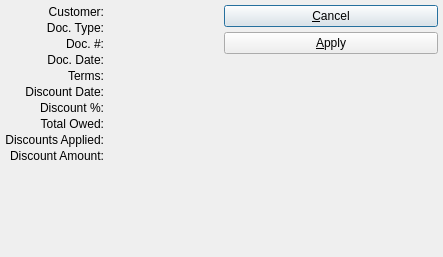
<?xml version="1.0" encoding="UTF-8"?>
<ui version="4.0">
 <comment>This file is part of the xTuple ERP: PostBooks Edition, a free and
open source Enterprise Resource Planning software suite,
Copyright (c) 1999-2010 by OpenMFG LLC, d/b/a xTuple.
It is licensed to you under the Common Public Attribution License
version 1.0, the full text of which (including xTuple-specific Exhibits)
is available at www.xtuple.com/CPAL.  By using this software, you agree
to be bound by its terms.</comment>
 <class>applyARDiscount</class>
 <widget class="QDialog" name="applyARDiscount">
  <property name="geometry">
   <rect>
    <x>0</x>
    <y>0</y>
    <width>443</width>
    <height>257</height>
   </rect>
  </property>
  <property name="windowTitle">
   <string>Apply A/R Discount</string>
  </property>
  <layout class="QHBoxLayout">
   <item>
    <layout class="QGridLayout">
     <property name="spacing">
      <number>2</number>
     </property>
     <item row="0" column="0">
      <widget class="QLabel" name="_custLit">
       <property name="text">
        <string>Customer:</string>
       </property>
       <property name="alignment">
        <set>Qt::AlignRight|Qt::AlignTrailing|Qt::AlignVCenter</set>
       </property>
       <property name="buddy">
        <cstring>_cust</cstring>
       </property>
      </widget>
     </item>
     <item row="0" column="1">
      <widget class="QLabel" name="_cust">
       <property name="text">
        <string/>
       </property>
      </widget>
     </item>
     <item row="2" column="0">
      <widget class="QLabel" name="_doctypeLit">
       <property name="text">
        <string>Doc. Type:</string>
       </property>
       <property name="alignment">
        <set>Qt::AlignRight|Qt::AlignTrailing|Qt::AlignVCenter</set>
       </property>
       <property name="buddy">
        <cstring>_doctype</cstring>
       </property>
      </widget>
     </item>
     <item row="2" column="1">
      <widget class="QLabel" name="_doctype">
       <property name="text">
        <string/>
       </property>
      </widget>
     </item>
     <item row="3" column="0">
      <widget class="QLabel" name="_docnumLit">
       <property name="text">
        <string>Doc. #:</string>
       </property>
       <property name="alignment">
        <set>Qt::AlignRight|Qt::AlignTrailing|Qt::AlignVCenter</set>
       </property>
      </widget>
     </item>
     <item row="3" column="1">
      <widget class="QLabel" name="_docnum">
       <property name="text">
        <string/>
       </property>
      </widget>
     </item>
     <item row="4" column="0">
      <widget class="QLabel" name="_docdateLit">
       <property name="text">
        <string>Doc. Date:</string>
       </property>
       <property name="alignment">
        <set>Qt::AlignRight|Qt::AlignTrailing|Qt::AlignVCenter</set>
       </property>
       <property name="buddy">
        <cstring>_docdate</cstring>
       </property>
      </widget>
     </item>
     <item row="4" column="1" colspan="2">
      <widget class="DLineEdit" name="_docdate">
       <property name="enabled">
        <bool>false</bool>
       </property>
      </widget>
     </item>
     <item row="6" column="0">
      <widget class="QLabel" name="_termsLit">
       <property name="text">
        <string>Terms:</string>
       </property>
       <property name="alignment">
        <set>Qt::AlignRight|Qt::AlignTrailing|Qt::AlignVCenter</set>
       </property>
      </widget>
     </item>
     <item row="6" column="1" colspan="2">
      <widget class="QLabel" name="_terms">
       <property name="text">
        <string/>
       </property>
      </widget>
     </item>
     <item row="7" column="0">
      <widget class="QLabel" name="_discdateLit">
       <property name="text">
        <string>Discount Date:</string>
       </property>
       <property name="alignment">
        <set>Qt::AlignRight|Qt::AlignTrailing|Qt::AlignVCenter</set>
       </property>
       <property name="buddy">
        <cstring>_discdate</cstring>
       </property>
      </widget>
     </item>
     <item row="8" column="0">
      <widget class="QLabel" name="_discprcntLit">
       <property name="text">
        <string>Discount %:</string>
       </property>
       <property name="alignment">
        <set>Qt::AlignRight|Qt::AlignTrailing|Qt::AlignVCenter</set>
       </property>
      </widget>
     </item>
     <item row="8" column="1">
      <widget class="XLabel" name="_discprcnt">
       <property name="text">
        <string/>
       </property>
      </widget>
     </item>
     <item row="7" column="1" colspan="2">
      <widget class="DLineEdit" name="_discdate">
       <property name="enabled">
        <bool>false</bool>
       </property>
      </widget>
     </item>
     <item row="10" column="0">
      <widget class="QLabel" name="_owedLit">
       <property name="text">
        <string>Total Owed:</string>
       </property>
       <property name="alignment">
        <set>Qt::AlignRight|Qt::AlignTrailing|Qt::AlignVCenter</set>
       </property>
      </widget>
     </item>
     <item row="10" column="1">
      <widget class="CurrDisplay" name="_owed"/>
     </item>
     <item row="11" column="0">
      <widget class="QLabel" name="_applieddiscountsLit">
       <property name="text">
        <string>Discounts Applied:</string>
       </property>
       <property name="alignment">
        <set>Qt::AlignRight|Qt::AlignTrailing|Qt::AlignVCenter</set>
       </property>
      </widget>
     </item>
     <item row="11" column="1">
      <widget class="CurrDisplay" name="_applieddiscounts"/>
     </item>
     <item row="12" column="0">
      <widget class="QLabel" name="_targetAmountLit">
       <property name="text">
        <string>Discount Amount:</string>
       </property>
       <property name="alignment">
        <set>Qt::AlignRight|Qt::AlignTrailing|Qt::AlignVCenter</set>
       </property>
       <property name="buddy">
        <cstring>_amount</cstring>
       </property>
      </widget>
     </item>
     <item row="12" column="1">
      <widget class="CurrCluster" name="_amount">
       <property name="currencyEditable" stdset="0">
        <bool>false</bool>
       </property>
      </widget>
     </item>
     <item row="13" column="0">
      <spacer>
       <property name="orientation">
        <enum>Qt::Vertical</enum>
       </property>
       <property name="sizeHint" stdset="0">
        <size>
         <width>20</width>
         <height>0</height>
        </size>
       </property>
      </spacer>
     </item>
    </layout>
   </item>
   <item>
    <layout class="QVBoxLayout">
     <property name="spacing">
      <number>0</number>
     </property>
     <item>
      <layout class="QVBoxLayout">
       <item>
        <widget class="QPushButton" name="_cancel">
         <property name="text">
          <string>&amp;Cancel</string>
         </property>
        </widget>
       </item>
       <item>
        <widget class="QPushButton" name="_apply">
         <property name="text">
          <string>&amp;Apply</string>
         </property>
        </widget>
       </item>
      </layout>
     </item>
     <item>
      <spacer>
       <property name="orientation">
        <enum>Qt::Vertical</enum>
       </property>
       <property name="sizeType">
        <enum>QSizePolicy::Expanding</enum>
       </property>
       <property name="sizeHint" stdset="0">
        <size>
         <width>20</width>
         <height>0</height>
        </size>
       </property>
      </spacer>
     </item>
    </layout>
   </item>
  </layout>
 </widget>
 <layoutdefault spacing="5" margin="5"/>
 <pixmapfunction>qPixmapFromMimeSource</pixmapfunction>
 <customwidgets>
  <customwidget>
   <class>CurrCluster</class>
   <extends>CurrDisplay</extends>
   <header>currcluster.h</header>
  </customwidget>
  <customwidget>
   <class>CurrDisplay</class>
   <extends>QWidget</extends>
   <header>currcluster.h</header>
  </customwidget>
  <customwidget>
   <class>DLineEdit</class>
   <extends>QWidget</extends>
   <header>datecluster.h</header>
   <container>1</container>
  </customwidget>
  <customwidget>
   <class>XLabel</class>
   <extends>QLabel</extends>
   <header>xlabel.h</header>
  </customwidget>
 </customwidgets>
 <tabstops>
  <tabstop>_amount</tabstop>
  <tabstop>_apply</tabstop>
  <tabstop>_cancel</tabstop>
 </tabstops>
 <includes>
  <include location="global">parameter.h</include>
 </includes>
 <resources/>
 <connections>
  <connection>
   <sender>_cancel</sender>
   <signal>clicked()</signal>
   <receiver>applyARDiscount</receiver>
   <slot>reject()</slot>
   <hints>
    <hint type="sourcelabel">
     <x>421</x>
     <y>33</y>
    </hint>
    <hint type="destinationlabel">
     <x>20</x>
     <y>20</y>
    </hint>
   </hints>
  </connection>
  <connection>
   <sender>_amount</sender>
   <signal>idChanged(int)</signal>
   <receiver>_owed</receiver>
   <slot>setId(int)</slot>
   <hints>
    <hint type="sourcelabel">
     <x>170</x>
     <y>329</y>
    </hint>
    <hint type="destinationlabel">
     <x>170</x>
     <y>273</y>
    </hint>
   </hints>
  </connection>
  <connection>
   <sender>_amount</sender>
   <signal>effectiveChanged(QDate)</signal>
   <receiver>_owed</receiver>
   <slot>setEffective(QDate)</slot>
   <hints>
    <hint type="sourcelabel">
     <x>170</x>
     <y>329</y>
    </hint>
    <hint type="destinationlabel">
     <x>170</x>
     <y>273</y>
    </hint>
   </hints>
  </connection>
  <connection>
   <sender>_amount</sender>
   <signal>idChanged(int)</signal>
   <receiver>_applieddiscounts</receiver>
   <slot>setId(int)</slot>
   <hints>
    <hint type="sourcelabel">
     <x>170</x>
     <y>329</y>
    </hint>
    <hint type="destinationlabel">
     <x>170</x>
     <y>301</y>
    </hint>
   </hints>
  </connection>
  <connection>
   <sender>_amount</sender>
   <signal>effectiveChanged(QDate)</signal>
   <receiver>_applieddiscounts</receiver>
   <slot>setEffective(QDate)</slot>
   <hints>
    <hint type="sourcelabel">
     <x>170</x>
     <y>329</y>
    </hint>
    <hint type="destinationlabel">
     <x>170</x>
     <y>301</y>
    </hint>
   </hints>
  </connection>
 </connections>
</ui>
